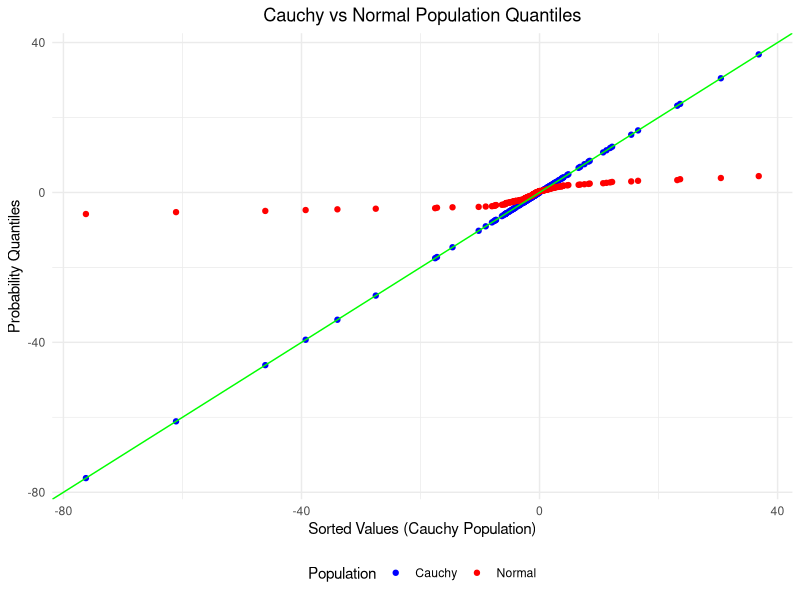

The R source for this figure:
library(ggplot2)
set.seed(1441)

probs <- 1:174 / (174 + 1)

cauchy <- rcauchy(174, location = -1.4, scale = 2)
cauchy <- sort.int(cauchy)

quantil_c <- quantile(cauchy, probs=probs, type=2)

quantil_n <- qnorm(probs, mean=-0.7, sd=2)

df <- data.frame(
  Values = c(cauchy),
  Quantiles = c(quantil_c, quantil_n),
  Population = rep(c("Cauchy", "Normal"), each = 174)
)

ggplot(df, aes(x = Values, y = Quantiles, color = Population)) +
  geom_point() +
  geom_abline(slope = 1, intercept = 0, color = "green") +
  labs(x = "Sorted Values (Cauchy Population)", y = "Probability Quantiles", title = "Cauchy vs Normal Population Quantiles") +
  scale_color_manual(values = c("blue", "red")) +
  theme_minimal() +
  theme(legend.position = "bottom", plot.title = element_text(hjust = 0.5))
